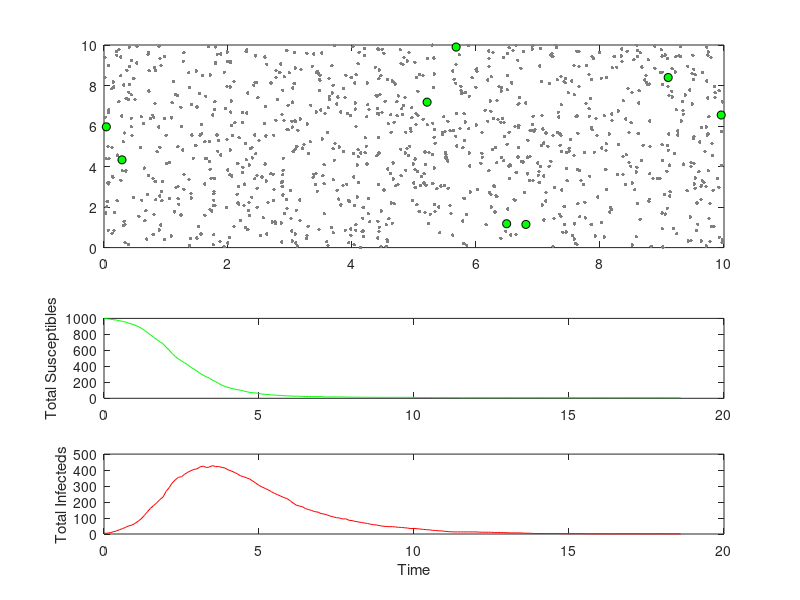

Write the MATLAB code that produced this figure.
function [t,X,Y] = Program_7_5(N, Size, beta, gamma, alpha , Y0, timestep, MaxTime)
%
%
%
% Program_7_5( N, size, beta, gamma, alpha, Y0, time-step, MaxTime)
%      This is the MATLAB version of program 7.5 from page 269 of
% "Modeling Infectious Disease in humans and animals"
% by Keeling & Rohani.
%
% It is an individual based model. N individuals are randomly distributed
% in a size x size space and Y0 are assumed to be initially infectious.
% Transmission is assumed to be via a power-law kernel beta*distance^-alpha
%
% A time-step of zero uses full stochastic updating. A non-zero time-step
% uses the short-cuts mentioned in Box 7.3

% Sets up default parameters if necessary.
if nargin == 0
    N=1000;
    Size=10;
    beta=0.01;
    gamma=0.5;
    alpha=3;
    Y0=4;
    timestep=0.1;
    MaxTime=100;
end

% Checks all the parameters are valid
CheckGreater(N,0,'Individuals N ');
CheckGreater(beta,0,'beta');
CheckGreaterOrEqual(gamma,0,'gamma');
CheckGreaterOrEqual(alpha,0,'power-law alpha');
CheckGreater(Y0,0,'number of infections Y0');

% Set Up a 10x10 grid and position individuals
x=Size*rand(N,1); y=Size*rand(N,1); Status=zeros(N,1); Status(1:Y0)=1;
grid=WhichGrid(x,y,Size,Size,10,10);
[tmp,i]=sort(grid);
x=x(i); y=y(i); Status=Status(i); grid=grid(i);
for i=1:max(grid)
    Xgrid(i)=floor((i-1)/10);
    Ygrid(i)=mod((i-1),10);
    m=find(grid==i);
    Num(i)=length(m);
    if Num(i)>0
        first_in_grid(i)=min(m);
        last_in_grid(i)=max(m);
    else
        first_in_grid(i)=0;
        last_in_grid(i)=-1;
    end
end

%Work out grid to maximum grid transmission probabilities
for i=1:max(grid)
    for j=1:max(grid)
        if i==j | Num(i)==0 | Num(j)==0
            MaxRate(i,j)=inf;
            MaxProb(i,j)=1;
        else
            Dist2=(Size*max([0 (abs(Xgrid(i)-Xgrid(j))-1)])/10).^2 + (Size*max([0 (abs(Ygrid(i)-Ygrid(j))-1)])/10).^2;
            MaxRate(i,j)=timestep*beta*Dist2.^(-alpha/2);
            MaxProb(i,j)=1-exp(-Num(j)*MaxRate(i,j));
        end
    end
end

t=0; i=1; X=length(find(Status==0)); Y=length(find(Status==1)); i=i+1;
% The main iteration
while (t<MaxTime & Y(end)>0)

    [step, Status]=Iterate(Status, x, y, grid, first_in_grid, last_in_grid, Num, MaxRate, MaxProb, beta, gamma, alpha, timestep);

    Sus=find(Status==0); Inf=find(Status==1); Emp=find(Status==2);
    X(i)=length(Sus); Y(i)=length(Inf);
    t(i)=t(i-1)+step; i=i+1;

    if i>10000
        X=interp1(t,S,[0:999]*t(i)/999,'linear');
        Y=interp1(t,I,[0:999]*t(i)/999,'linear');
        t=[0:999]*t(i)/999;
        i=1001;
    end

    % plots the data
    subplot(2,1,1);
    plot(x(Emp),y(Emp),'.k','MarkerSize',8,'Color',[0.5 0.5 0.5]);
    hold on
    plot(x(Sus),y(Sus),'ok','MarkerFaceColor','g');
    plot(x(Inf),y(Inf),'sk','MarkerFaceColor','r');
    hold off
    axis([0 Size 0 Size]);

    subplot(4,1,3);
    plot(t,X,'-g');
    ylabel 'Total Susceptibles'
   

    subplot(4,1,4);
    plot(t,Y,'-r');
    ylabel 'Total Infecteds'
    xlabel 'Time'
    drawnow
    
end

% Iteration Space
function [step, Status]=Iterate(Status, x, y, grid, first_in_grid, last_in_grid, Num, MaxRate, MaxProb, beta, gamma, alpha, timestep)

if timestep==0   % Do full stochastic updating
    INF=find(Status==1);  NI=length(INF);
    SUS=find(Status==0);  NS=length(SUS);
    Rate=0*Status;
    Rate(INF)=gamma;
    Rate(SUS)=beta*sum(((x(INF)*ones(1,NS)-ones(NI,1)*x(SUS)').^2+(y(INF)*ones(1,NS)-ones(NI,1)*y(SUS)').^2).^(-alpha/2));
    TotalRate=sum(Rate);
    CumRate=cumsum(Rate);
    Event=min(find(TotalRate*rand(1,1)<CumRate));
    Status(Event)=Status(Event)+1;
    step=-log(rand(1,1))/TotalRate;
else
    Event=0*Status;

    INF=find(Status==1);  NI=length(INF);
    IGrids=grid(INF);

    for i=1:NI
        m=find(MaxProb(IGrids(i),:)-rand(1,max(grid))>0);  % these are grids that need further consideration

        for n=1:length(m)
            s=1;
            M=m(n);
            PAB=1-exp(-MaxRate(IGrids(i),M));
            if PAB==1
                ind=first_in_grid(M):last_in_grid(M);
                Q=1-exp(-timestep*beta*((x(INF(i))-x(ind)).^2+(y(INF(i))-y(ind)).^2).^(-alpha/2));
                Event(ind(find(rand(size(Q))-Q<0 & Status(ind)==0)))=1;
            else
                for j=1:Num(M)
                    ind=first_in_grid(M)+j-1;
                    P=1-s*(1-PAB).^(Num(M)+1-j);
                    R=rand(1,1);
                    if R<PAB/P
                        s=0;
                        Q=1-exp(-timestep*beta*((x(INF(i))-x(ind)).^2+(y(INF(i))-y(ind)).^2).^(-alpha/2));
                        if R<Q/P & Status(ind)==0
                            Event(ind)=1;
                        end
                    end
                end
            end
        end
        if rand(1,1)<1-exp(-gamma*timestep)
            Event(INF(i))=1;
        end
    end
    Status=Status+Event;
    step= timestep;
end

% Calculates the differential rates used in the integration.
function dPop=Diff_7_3(t,pop, N, beta, gamma, nu, mu, m)

S=pop(1:(N*N)); I=pop((N*N)+[1:(N*N)]);

dPop=zeros(2*N*N,1);

% Note the different use of .* and *

dPop(1:(N*N))= nu - beta.*S.*(m*I) - mu.*S;
dPop((N*N)+[1:(N*N)])= beta.*S.*(m*I) - gamma.*I - mu.*I;



%Calculates which grid a particular location is in
function G=WhichGrid(x,y,XRange,YRange,XNum,YNum)

G=floor(x*XNum/XRange)*YNum+floor(y*YNum/YRange)+1;


% Does a simple check on the value
function []=CheckGreaterOrEqual(Parameter, Value, str)
m=find(Parameter<Value);
if length(m)>0
    error('Parameter %s(%g) (=%g) is less than %g',str,m(1),Parameter(m(1)),Value);
end

function []=CheckGreater(Parameter, Value, str)
m=find(Parameter<=Value);
if length(m)>0
    error('Parameter %s(%g) (=%g) is less than or equal to %g',str,m(1),Parameter(m(1)),Value);
end

function []=CheckLess(Parameter, Value, str)
m=find(Parameter>=Value);
if length(m)>0
    error('Parameter %s(%g) (=%g) is greater than or equal to %g',str,m(1),Parameter(m(1)),Value);
end
